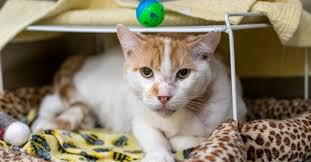
#> input picture datasets/train/cats/cat_103.jpg, 311 x 162 px; its folder holds 4 pictures in this run
$ jupyter execute --allow-errors A2_Logistic_Regression_with_a_Neural_Network.ipynb   (shell and % lines are left out)
#> lines starting #> are read from the running program, lines starting #| are printed output that depends on the picture
# Logistic Regression with a Neural Network mindset

Welcome! You will build a logistic regression classifier to recognize  cats. This assignment will step you through how to do this with a Neural Network mindset, and so will also hone your intuitions about deep learning.

**Instructions:**
- Do not use loops (for/while) in your code, unless the instructions explicitly ask you to do so.

**You will learn to:**
- Build the general architecture of a learning algorithm, including:
    - Initializing parameters
    - Calculating the cost function and its gradient
    - Using an optimization algorithm (gradient descent)
- Gather all three functions above into a main model function, in the right order.

## 1 - Packages ##

First, let's run the cell below to import all the packages that you will need during this assignment.
- [numpy](www.numpy.org) is the fundamental package for scientific computing with Python.
- [h5py](http://www.h5py.org) is a common package to interact with a dataset that is stored on an H5 file.
- [matplotlib](http://matplotlib.org) is a famous library to plot graphs in Python.
- [PIL](http://www.pythonware.com/products/pil/) and [scipy](https://www.scipy.org/) are used here to test your model with your own picture at the end.

[cell 1]
import numpy as np
import matplotlib.pyplot as plt
import h5py
import scipy
from PIL import Image
from scipy import ndimage
from lr_utils import load_dataset

## 2 - Overview of the Problem set ##

**Problem Statement**: You are given a dataset ("data.h5") containing:
    - a training set of m_train images labeled as cat (y=1) or non-cat (y=0)
    - a test set of m_test images labeled as cat or non-cat
    - each image is of shape (num_px, num_px, 3) where 3 is for the 3 channels (RGB). Thus, each image is square (height = num_px) and (width = num_px).

You will build a simple image-recognition algorithm that can correctly classify pictures as cat or non-cat.

Let's get more familiar with the dataset. Load the data by running the following code.

#> (a cell that did not finish here is left out)

We added "_orig" at the end of image datasets (train and test) because we are going to preprocess them. After preprocessing, we will end up with train_set_x and test_set_x (the labels train_set_y and test_set_y don't need any preprocessing).

Each line of your train_set_x_orig and test_set_x_orig is an array representing an image. You can visualize an example by running the following code. Feel free also to change the `index` value and re-run to see other images.

[cell 3]
# Example of a picture
index = 25
#> (the rest of this cell did not finish here and is left out)

Many software bugs in deep learning come from having matrix/vector dimensions that don't fit. If you can keep your matrix/vector dimensions straight you will go a long way toward eliminating many bugs.

**1. Exercise:** Find and print the values for:
- m_train (number of training examples)
- m_test (number of test examples)
- num_px (= height = width of a training image)

#> (a cell that did not finish here is left out)

**Expected Output for m_train, m_test and num_px**:
<table style="width:15%">
  <tr>
    <td>**m_train**</td>
    <td> 209 </td>
  </tr>

  <tr>
    <td>**m_test**</td>
    <td> 50 </td>
  </tr>

  <tr>
    <td>**num_px**</td>
    <td> 64 </td>
  </tr>

</table>

For convenience, you should now reshape images of shape (num_px, num_px, 3) in a numpy-array of shape (num_px $*$ num_px $*$ 3, 1). After this, our training (and test) dataset is a numpy-array where each column represents a flattened image. There should be m_train (respectively m_test) columns.

**2. Exercise:** Reshape the training and test data sets so that images of size (num_px, num_px, 3) are flattened into single vectors of shape (num\_px $*$ num\_px $*$ 3, 1).

A trick when you want to flatten a matrix X of shape (a,b,c,d) to a matrix X_flatten of shape (b$*$c$*$d, a) is to use:
```python
X_flatten = X.reshape(X.shape[0], -1).T      # X.T is the transpose of X
```

#> (a cell that did not finish here is left out)

**Expected Output**:

<table style="width:35%">
  <tr>
    <td>**train_set_x_flatten shape**</td>
    <td> (12288, 209)</td>
  </tr>
  <tr>
    <td>**train_set_y shape**</td>
    <td>(1, 209)</td>
  </tr>
  <tr>
    <td>**test_set_x_flatten shape**</td>
    <td>(12288, 50)</td>
  </tr>
  <tr>
    <td>**test_set_y shape**</td>
    <td>(1, 50)</td>
  </tr>
  <tr>
  <td>**sanity check after reshaping**</td>
  <td>[17 31 56 22 33]</td>
  </tr>
</table>

To represent color images, the red, green and blue channels (RGB) must be specified for each pixel, and so the pixel value is actually a vector of three numbers ranging from 0 to 255.

One common preprocessing step in machine learning is to center and standardize your dataset, meaning that you substract the mean of the whole numpy array from each example, and then divide each example by the standard deviation of the whole numpy array. But for picture datasets, it is simpler and more convenient and works almost as well to just divide every row of the dataset by 255 (the maximum value of a pixel channel).

<!-- During the training of your model, you're going to multiply weights and add biases to some initial inputs in order to observe neuron activations. Then you backpropogate with the gradients to train the model. But, it is extremely important for each feature to have a similar range such that our gradients don't explode. You will see that more in detail later in the lectures. !-->

Let's standardize our dataset.

#> (a cell that did not finish here is left out)

<font color='blue'>
**What you need to remember:**

Common steps for pre-processing a new dataset are:
- Figure out the dimensions and shapes of the problem (m_train, m_test, num_px, ...)
- Reshape the datasets such that each example is now a vector of size (num_px \* num_px \* 3, 1)
- "Standardize" the data

## 3 - General Architecture of the learning algorithm ##

It's time to design a simple algorithm to distinguish cat images from non-cat images.

You will build a Logistic Regression, using a Neural Network mindset. The following Figure explains why **Logistic Regression is actually a very simple Neural Network!**

**Mathematical expression of the algorithm**:

For one example $x^{(i)}$:
$$z^{(i)} = w^T x^{(i)} + b \tag{1}$$
$$\hat{y}^{(i)} = a^{(i)} = sigmoid(z^{(i)})\tag{2}$$
$$ \mathcal{L}(a^{(i)}, y^{(i)}) =  - y^{(i)}  \log(a^{(i)}) - (1-y^{(i)} )  \log(1-a^{(i)})\tag{3}$$

The cost is then computed by summing over all training examples:
$$ J = \frac{1}{m} \sum_{i=1}^m \mathcal{L}(a^{(i)}, y^{(i)})\tag{6}$$

**Key steps**:
In this exercise, you will carry out the following steps:
    - Initialize the parameters of the model
    - Learn the parameters for the model by minimizing the cost
    - Use the learned parameters to make predictions (on the test set)
    - Analyse the results and conclude

## 4 - Building the parts of our algorithm ##

The main steps for building a Neural Network are:
1. Define the model structure (such as number of input features)
2. Initialize the model's parameters
3. Loop:
    - Calculate current loss (forward propagation)
    - Calculate current gradient (backward propagation)
    - Update parameters (gradient descent)

You often build 1-3 separately and integrate them into one function we call `model()`.

### 4.1 - Helper functions

**3. Exercise**: Implement `sigmoid()`. As you've seen in the figure above, you need to compute $sigmoid( w^T x + b) = \frac{1}{1 + e^{-(w^T x + b)}}$ to make predictions. Use np.exp().

[cell 7]
# GRADED FUNCTION: sigmoid

def sigmoid(z):
    """
    Compute the sigmoid of z

    Arguments:
    z -- A scalar or numpy array of any size.

    Return:
    s -- sigmoid(z)
    """

    ### START CODE HERE ### (≈ 1 line of code)
    s = 1/(1+np.exp(-z))
    ### END CODE HERE ###

    return s

[cell 8]
print ("sigmoid([0, 2]) = " + str(sigmoid(np.array([0,2]))))

**Expected Output**:

<table>
  <tr>
    <td>**sigmoid([0, 2])**</td>
    <td> [ 0.5         0.88079708]</td>
  </tr>
</table>

### 4.2 - Initializing parameters

**4. Exercise:** Implement parameter initialization in the cell below. You have to initialize w as a vector of zeros. If you don't know what numpy function to use, look up np.zeros() in the Numpy library's documentation.

[cell 9]
# GRADED FUNCTION: initialize_with_zeros

def initialize_with_zeros(dim):
    """
    This function creates a vector of zeros of shape (dim, 1) for w and initializes b to 0.

    Argument:
    dim -- size of the w vector we want (or number of parameters in this case)

    Returns:
    w -- initialized vector of shape (dim, 1)
    b -- initialized scalar (corresponds to the bias)
    """

    ### START CODE HERE ### (≈ 1 line of code)
    w = np.zeros((dim,1))
    b = 0
    ### END CODE HERE ###

    assert(w.shape == (dim, 1))
    assert(isinstance(b, float) or isinstance(b, int))

    return w, b

[cell 10]
dim = 2
w, b = initialize_with_zeros(dim)
print ("w = " + str(w))
print ("b = " + str(b))

**Expected Output**:

<table style="width:15%">
    <tr>
        <td>  ** w **  </td>
        <td> [[ 0.]
 [ 0.]] </td>
    </tr>
    <tr>
        <td>  ** b **  </td>
        <td> 0 </td>
    </tr>
</table>

For image inputs, w will be of shape (num_px $\times$ num_px $\times$ 3, 1).

### 4.3 - Forward and Backward propagation

Now that your parameters are initialized, you can do the "forward" and "backward" propagation steps for learning the parameters.

**5. Exercise:** Implement a function `propagate()` that computes the cost function and its gradient.

[cell 11]
# GRADED FUNCTION: propagate

def propagate(w, b, X, Y):
    """
    Implement the cost function and its gradient for the propagation explained above

    Arguments:
    w -- weights, a numpy array of size (num_px * num_px * 3, 1)
    b -- bias, a scalar
    X -- data of size (num_px * num_px * 3, number of examples)
    Y -- true "label" vector (containing 0 if non-cat, 1 if cat) of size (1, number of examples)

    Return:
    cost -- negative log-likelihood cost for logistic regression
    dw -- gradient of the loss with respect to w, thus same shape as w
    db -- gradient of the loss with respect to b, thus same shape as b

    Tips:
    - Write your code step by step for the propagation. np.log(), np.dot()
    """

    m = X.shape[1]

    # FORWARD PROPAGATION (FROM X TO COST)
    ### START CODE HERE ### (≈ 2 lines of code)
    A = sigmoid(np.dot(w.T,X)+b)                                     # compute activation
    cost = -1/m *np.sum(Y*np.log(A)+(1-Y)*np.log(1-A))     # compute cost

    ### END CODE HERE ###

    # BACKWARD PROPAGATION (TO FIND GRAD)
    ### START CODE HERE ### (≈ 2 lines of code)
    dw = np.dot(X,(A - Y).T) / m
    db = np.sum(A - Y) / m
    ### END CODE HERE ###

    assert(dw.shape == w.shape)
    assert(db.dtype == float)
    cost = np.squeeze(cost)
    assert(cost.shape == ())

    grads = {"dw": dw,
             "db": db}

    return grads, cost

[cell 12]
w, b, X, Y = np.array([[1.],[2.]]), 2., np.array([[1.,2.,-1.],[3.,4.,-3.2]]), np.array([[1,0,1]])
grads, cost = propagate(w, b, X, Y)
print ("dw = " + str(grads["dw"]))
print ("db = " + str(grads["db"]))
print ("cost = " + str(cost))

**Expected Output**:

<table style="width:50%">
    <tr>
        <td>  ** dw **  </td>
      <td> [[ 0.99845601]
     [ 2.39507239]]</td>
    </tr>
    <tr>
        <td>  ** db **  </td>
        <td> 0.00145557813678 </td>
    </tr>
    <tr>
        <td>  ** cost **  </td>
        <td> 5.801545319394553 </td>
    </tr>

</table>

### 4.4 - Optimization
- You have initialized your parameters.
- You are also able to compute a cost function and its gradient.
- Now, you want to update the parameters using gradient descent.

**6. Exercise:** Write down the optimization function. The goal is to learn $w$ and $b$ by minimizing the cost function $J$. For a parameter $\theta$, the update rule is $ \theta = \theta - \alpha \text{ } d\theta$, where $\alpha$ is the learning rate.

[cell 13]
# GRADED FUNCTION: optimize

def optimize(w, b, X, Y, num_iterations, learning_rate, print_cost = False):
    """
    This function optimizes w and b by running a gradient descent algorithm

    Arguments:
    w -- weights, a numpy array of size (num_px * num_px * 3, 1)
    b -- bias, a scalar
    X -- data of shape (num_px * num_px * 3, number of examples)
    Y -- true "label" vector (containing 0 if non-cat, 1 if cat), of shape (1, number of examples)
    num_iterations -- number of iterations of the optimization loop
    learning_rate -- learning rate of the gradient descent update rule
    print_cost -- True to print the loss every 100 steps

    Returns:
    params -- dictionary containing the weights w and bias b
    grads -- dictionary containing the gradients of the weights and bias with respect to the cost function
    costs -- list of all the costs computed during the optimization, this will be used to plot the learning curve.

    """
#> called with w = array of shape (2, 1), b = 2, X = array of shape (2, 3), Y = array of shape (1, 3), num_iterations = 100, learning_rate = 0.009, print_cost = False

    costs = []

    for i in range(num_iterations):

        # Cost and gradient calculation
        ### START CODE HERE ###
        grads, cost = propagate(w, b, X, Y)
        ### END CODE HERE ###

        # update rule for w and b
        ### START CODE HERE ###
        dw = grads.get("dw")
        db =  grads.get("db")
        w = w - learning_rate * dw
        b = b - learning_rate * db
        ### END CODE HERE ###

        # Record the costs
        if i % 100 == 0:
            costs.append(cost)

        # Print the cost every 100 training iterations
        if print_cost and i % 100 == 0:
            print ("Cost after iteration %i: %f" %(i, cost))

    params = {"w": w,
              "b": b}

    grads = {"dw": dw,
             "db": db}

    return params, grads, costs

[cell 14]
params, grads, costs = optimize(w, b, X, Y, num_iterations= 100, learning_rate = 0.009, print_cost = False)

print ("w = " + str(params["w"]))
print ("b = " + str(params["b"]))
print ("dw = " + str(grads["dw"]))
print ("db = " + str(grads["db"]))

**Expected Output**:

<table style="width:40%">
    <tr>
       <td> **w** </td>
       <td>[[ 0.19033591]
 [ 0.12259159]] </td>
    </tr>

   <tr>
       <td> **b** </td>
       <td> 1.92535983008 </td>
    </tr>

   <tr>
       <td> **dw** </td>
       <td> [[ 0.67752042]
 [ 1.41625495]] </td>
    </tr>
    <tr>
       <td> **db** </td>
       <td> 0.219194504541 </td>
    </tr>

</table>

**7. Exercise:** The previous function will output the learned w and b. We are able to use w and b to predict the labels for a dataset X. Implement the `predict()` function. There are two steps to computing predictions:

1. Calculate $\hat{Y} = A = \sigma(w^T X + b)$

2. Convert the entries of a into 0 (if activation <= 0.5) or 1 (if activation > 0.5), stores the predictions in a vector `Y_prediction`. If you wish, you can use an `if`/`else` statement in a `for` loop (though there is also a way to vectorize this).

[cell 15]
# GRADED FUNCTION: predict

def predict(w, b, X):
    '''
    Predict whether the label is 0 or 1 using learned logistic regression parameters (w, b)

    Arguments:
    w -- weights, a numpy array of size (num_px * num_px * 3, 1)
    b -- bias, a scalar
    X -- data of size (num_px * num_px * 3, number of examples)

    Returns:
    Y_prediction -- a numpy array (vector) containing all predictions (0/1) for the examples in X
    '''

    m = X.shape[1]
    Y_prediction = np.zeros((1,m))
    w = w.reshape(X.shape[0], 1)

    # Compute vector "A" predicting the probabilities of a cat being present in the picture
    ### START CODE HERE ###
    A = sigmoid(np.dot(w.T,X)+b)

    ### END CODE HERE ###

    # Convert probabilities to actual predictions
    ### START CODE HERE ###
    Y_prediction = (A>0.5)*1
    ### END CODE HERE ###


    assert(Y_prediction.shape == (1, m))

    return Y_prediction

[cell 16]
w = np.array([[0.1124579],[0.23106775]])
b = -0.3
X = np.array([[1.,-1.1,-3.2],[1.2,2.,0.1]])
print ("predictions = " + str(predict(w, b, X)))

**Expected Output**:

<table style="width:30%">
    <tr>
         <td>
             **predictions**
         </td>
          <td>
            [[ 1.  1.  0.]]
         </td>
   </tr>

</table>

<font color='blue'>
**What to remember:**
You've implemented several functions that:
- Initialize (w,b)
- Optimize the loss iteratively to learn parameters (w,b):
    - computing the cost and its gradient
    - updating the parameters using gradient descent
- Use the learned (w,b) to predict the labels for a given set of examples

## 5 - Merge all functions into a model ##

You will now see how the overall model is structured by putting together all the building blocks (functions implemented in the previous parts) together, in the right order.

**8. Exercise:** Implement the model function. Use the following notation:
    - Y_prediction_test for your predictions on the test set
    - Y_prediction_train for your predictions on the train set
    - w, costs, grads for the outputs of optimize()

[cell 17]
# GRADED FUNCTION: model

# [50 lines left out: function model, not called in this run]

Run the following cell to train your model.

#> (a cell that did not finish here is left out)

**Expected Output**:

<table style="width:40%">
    <tr>
        <td>
            **Cost after iteration 0 **
        </td>
        <td>
            0.693147
        </td>
    </tr>
    <tr>
        <td> <center> ... </center> </td>
        <td> <center>... </center> </td>
    </tr>
    <tr>
        <td> **Train Accuracy**  </td>
        <td> 99.04306220095694 % </td>
    </tr>
    <tr>
        <td> **Test Accuracy** </td>
        <td> 70.0 % </td>
    </tr>
</table>

**Comment**: Training accuracy is close to 100%. This is a good sanity check: your model is working and has high enough capacity to fit the training data. Test accuracy is 70%. It is actually not bad for this simple model, given the small dataset we used and that logistic regression is a linear classifier.

[cell 19]
# Example of a picture that was wrongly classified.
index = 1
#> (the rest of this cell did not finish here and is left out)

Let's also plot the cost function and the gradients.

#> (a cell that did not finish here is left out)

**Interpretation**:
You can see the cost decreasing. It shows that the parameters are being learned. However, you see that you could train the model even more on the training set. Try to increase the number of iterations in the cell above and rerun the cells. You might see that the training set accuracy goes up, but the test set accuracy goes down. This is called overfitting.

## Aditional Exercise ( 25 points)
This is an all-or-nothing exercise. If you fail fulfilling one of the following items, your solution will be invalidated:
(5 points) Create a database of at least 200 images, test your classifier and report your result. Your database will have the following characteristics:

* 100 images of the positive class; i.e., images with cats.
* 100 images of the negative class; i.e., images without dogs
* Please report and discuss:
    * Description of the used dataset, e.g., number of training and testing samples, kind of data, problem, etc.
    * Train and test accuracy.
    * Play with the learning rate and the number of iterations.
    * Try different initialization methods and compare the results.
    * Test other pre-processings (center the data, or divide each row by its standard deviation)

We will be using the set labeled as "train" from https://www.kaggle.com/datasets/samuelcortinhas/cats-and-dogs-image-classification?select=train which contains 279 images of cats and 278 images from dogs. We will first process them to reduce their pixel resolution to the same as the ones we used in the training (64 pixels x 64 pixels) and then represent them as arrays.

[cell 21]
import os

def process_images(directory, target_size=(64, 64), image_range=range(0,100)):
#> called with directory = 'datasets/train/cats', target_size = (64, 64)
    image_list = []

    filenames = sorted(os.listdir(directory))[min(image_range):max(image_range)+1]

    for filename in filenames:
        if filename.endswith(".jpg"):
            file_path = os.path.join(directory, filename)

            img = Image.open(file_path)
#> img is the input picture: PIL image 311x162 RGB; mean R, G, B 137.3, 126.7, 106.3
            img_resized = img.resize(target_size)
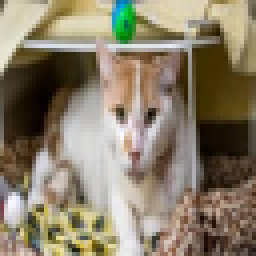
#> img_resized: PIL image 64x64 RGB (shown 4 times larger); mean R, G, B 137.3, 126.7, 106.3
            img_array = np.array(img_resized)

            image_list.append(img_array)
#> pass 2 of the loop in process_images, `for filename in filenames:`:
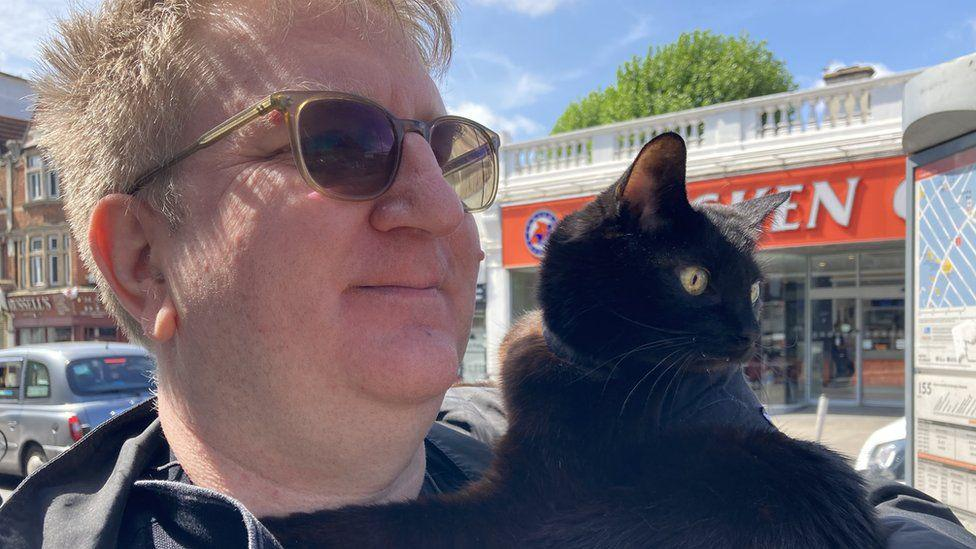
#> input picture datasets/train/cats/cat_11.jpg, 976 x 549 px
#> in process_images, img is the input picture: PIL image 976x549 RGB; mean R, G, B 119.1, 110.9, 117.6
#> in process_images, `img_resized = img.resize(target_size)`:
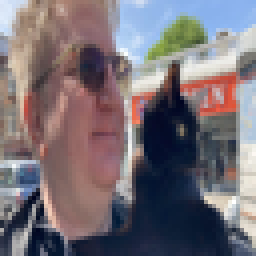
#> img_resized: PIL image 64x64 RGB (shown 4 times larger); mean R, G, B 119.1, 110.9, 117.6
#> pass 3 of the loop in process_images, `for filename in filenames:`:
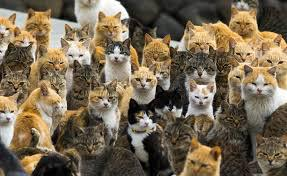
#> input picture datasets/train/cats/cat_12.jpg, 287 x 176 px
#> in process_images, img is the input picture: PIL image 287x176 RGB; mean R, G, B 119, 104.5, 82.5
#> in process_images, `img_resized = img.resize(target_size)`:
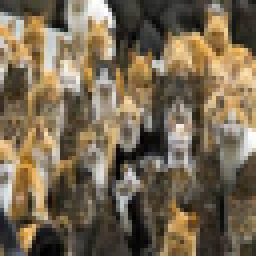
#> img_resized: PIL image 64x64 RGB (shown 4 times larger); mean R, G, B 119, 104.5, 82.5
#> the loop made 4 passes; the first 3 are shown

    return np.array(image_list)

[cell 22]
cat_images = process_images("datasets/train/cats")
#> (the rest of this cell did not finish here and is left out)


[cell 23]
plt.imshow(cat_images[1])
cat_images.shape
#> Out = (4, 64, 64, 3)

We now flatten them and standardize them dividing them by 255 and create the labels (1 if it's a cat and 0 if it's not)

[cell 24]
cat_test_X_flatten = cat_images.reshape(cat_images.shape[0],-1).T
cat_test_X = cat_test_X_flatten /255
m_cat_test = cat_test_X.shape[1]
#> m_cat_test = 4
cat_test_Y = np.ones((1, m_cat_test))
#> cat_test_Y = [[1, 1, 1, 1]]

#> (the rest of this cell did not finish here and is left out)
